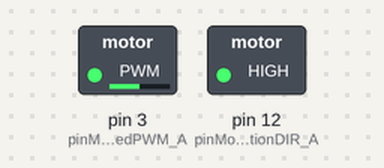
A sketch run on a simulated Arduino Uno, built with avr-gcc and run on an emulated ATmega328P. On the bench: switched loads named in the sketch (green lamp = pin HIGH).

Above: at 0.05 s.
At 6.95 s:
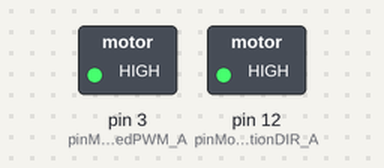
At 13.95 s:
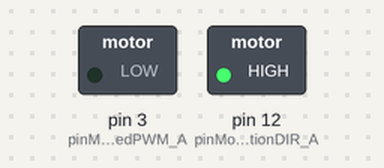
At 27.95 s:
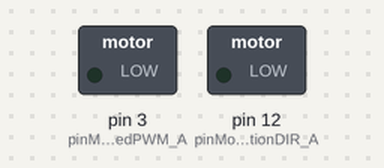
Timing chart, 0 to 36.4 s (numbered marks = the images above):
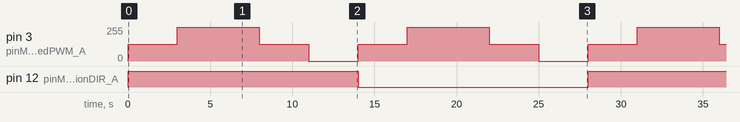

The sketch:

MVA_Robotics_Module05_Demo02.ino
```cpp
int pinMotorSpeedPWM_A = 3;									// use the pin labelled PWM A to control voltage (speed) for motor A
int pinMotorDirectionDIR_A = 12;							// use pin labelled DIR A to control the direction for motor A
															//
															// the Ardumotor shield does not use a special library

int moveForward = HIGH;										// forward move
int moveBackward = LOW;										// backward move

int moveSpeedStop = 0;										// stopped
int moveSpeedMax = 255;										// max speed

void setup()
{
	pinMode(pinMotorSpeedPWM_A, OUTPUT);					// set motor control pins for output
	pinMode(pinMotorDirectionDIR_A, OUTPUT);

	digitalWrite(pinMotorDirectionDIR_A, moveForward);		// set direction to forward
	analogWrite(pinMotorSpeedPWM_A, moveSpeedStop);			// set speed to stop

}

void loop()
{
	motorSpeedTest();

}

void motorSpeedTest()
{
	motorDirectionAndSpeed(moveForward, moveSpeedMax / 2);	// move forward at 1/2 speed
	delay(3000);											// run for 3 seconds

	motorDirectionAndSpeed(moveForward, moveSpeedMax);		// move forward at full speed
	delay(5000);											// run for 5 seconds

	motorDirectionAndSpeed(moveForward, moveSpeedMax / 2);	// move forward at 1/2 speed
	delay(3000);											// run for 3 seconds

	motorDirectionAndSpeed(moveForward, moveSpeedStop);		// stop
	delay(3000);											// 3 seconds


	motorDirectionAndSpeed(moveBackward, moveSpeedMax / 2);	// move backward at 1/2 speed
	delay(3000);											// run for 3 seconds

	motorDirectionAndSpeed(moveBackward, moveSpeedMax);		// move backward at full speed
	delay(5000);											// run for 5 seconds

	motorDirectionAndSpeed(moveBackward, moveSpeedMax / 2);	// move backward at 1/2 speed
	delay(3000);											// run for 3 seconds

	motorDirectionAndSpeed(moveBackward, 0);				// stop
	delay(3000);											// 3 seconds

}

void motorDirectionAndSpeed(int dirA, int spdA)
{
	digitalWrite(pinMotorDirectionDIR_A, dirA);				// set the direction
	analogWrite(pinMotorSpeedPWM_A, spdA);					// set the speed

}
```

Measured:
- by itself, pin 3 (pinMotorSpeedPWM_A): repeats every 14.0 s: 255/255 5.0 s, 127/255 3.0 s, 0/255 3.0 s, 127/255 3.0 s
- by itself, pin 12 (pinMotorDirectionDIR_A): alternates HIGH for 14.0 s and LOW for 14.0 s
